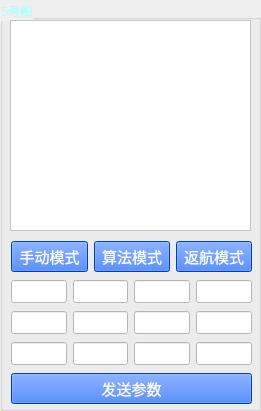
   <widget class="QGroupBox" name="groupBox_7">
    <property name="geometry">
     <rect>
      <x>1360</x>
      <y>10</y>
      <width>261</width>
      <height>411</height>
     </rect>
    </property>
    <property name="styleSheet">
     <string notr="true">color: rgb(170, 255, 255);</string>
    </property>
    <property name="title">
     <string>5号船</string>
    </property>
    <widget class="QTextBrowser" name="text_5">
     <property name="geometry">
      <rect>
       <x>10</x>
       <y>20</y>
       <width>241</width>
       <height>211</height>
      </rect>
     </property>
     <property name="font">
      <font>
       <family>黑体</family>
       <pointsize>8</pointsize>
      </font>
     </property>
     <property name="styleSheet">
      <string notr="true">background-color: rgb(255, 255, 255);
color: rgb(0, 0, 0);</string>
     </property>
    </widget>
    <widget class="QWidget" name="layoutWidget">
     <property name="geometry">
      <rect>
       <x>11</x>
       <y>239</y>
       <width>241</width>
       <height>169</height>
      </rect>
     </property>
     <layout class="QVBoxLayout" name="verticalLayout_6">
      <item>
       <layout class="QHBoxLayout" name="horizontalLayout_21">
        <item>
         <widget class="QPushButton" name="manul_5">
          <property name="font">
           <font>
            <family>黑体</family>
            <pointsize>11</pointsize>
           </font>
          </property>
          <property name="styleSheet">
           <string notr="true">color: rgb(255, 255, 255);
background-color: rgb(0, 85, 255);</string>
          </property>
          <property name="text">
           <string>手动模式</string>
          </property>
         </widget>
        </item>
        <item>
         <widget class="QPushButton" name="guided_5">
          <property name="font">
           <font>
            <family>黑体</family>
            <pointsize>11</pointsize>
           </font>
          </property>
          <property name="styleSheet">
           <string notr="true">color: rgb(255, 255, 255);
background-color: rgb(0, 85, 255);</string>
          </property>
          <property name="text">
           <string>算法模式</string>
          </property>
         </widget>
        </item>
        <item>
         <widget class="QPushButton" name="RTL_5">
          <property name="font">
           <font>
            <family>黑体</family>
            <pointsize>11</pointsize>
           </font>
          </property>
          <property name="styleSheet">
           <string notr="true">color: rgb(255, 255, 255);
background-color: rgb(0, 85, 255);</string>
          </property>
          <property name="text">
           <string>返航模式</string>
          </property>
         </widget>
        </item>
       </layout>
      </item>
      <item>
       <layout class="QHBoxLayout" name="horizontalLayout_22">
        <item>
         <widget class="QLineEdit" name="pa0_5">
          <property name="font">
           <font>
            <family>Times New Roman</family>
            <pointsize>10</pointsize>
            <weight>75</weight>
            <bold>true</bold>
           </font>
          </property>
          <property name="styleSheet">
           <string notr="true">background-color: rgb(255, 255, 255);
color: rgb(0, 0, 0);</string>
          </property>
         </widget>
        </item>
        <item>
         <widget class="QLineEdit" name="pa1_5">
          <property name="font">
           <font>
            <family>Times New Roman</family>
            <pointsize>10</pointsize>
            <weight>75</weight>
            <bold>true</bold>
           </font>
          </property>
          <property name="styleSheet">
           <string notr="true">background-color: rgb(255, 255, 255);
color: rgb(0, 0, 0);</string>
          </property>
         </widget>
        </item>
        <item>
         <widget class="QLineEdit" name="pa2_5">
          <property name="font">
           <font>
            <family>Times New Roman</family>
            <pointsize>10</pointsize>
            <weight>75</weight>
            <bold>true</bold>
           </font>
          </property>
          <property name="styleSheet">
           <string notr="true">background-color: rgb(255, 255, 255);
color: rgb(0, 0, 0);</string>
          </property>
         </widget>
        </item>
        <item>
         <widget class="QLineEdit" name="pa3_5">
          <property name="font">
           <font>
            <family>Times New Roman</family>
            <pointsize>10</pointsize>
            <weight>75</weight>
            <bold>true</bold>
           </font>
          </property>
          <property name="styleSheet">
           <string notr="true">background-color: rgb(255, 255, 255);
color: rgb(0, 0, 0);</string>
          </property>
         </widget>
        </item>
       </layout>
      </item>
      <item>
       <layout class="QHBoxLayout" name="horizontalLayout_23">
        <item>
         <widget class="QLineEdit" name="pa4_5">
          <property name="font">
           <font>
            <family>Times New Roman</family>
            <pointsize>10</pointsize>
            <weight>75</weight>
            <bold>true</bold>
           </font>
          </property>
          <property name="styleSheet">
           <string notr="true">background-color: rgb(255, 255, 255);
color: rgb(0, 0, 0);</string>
          </property>
         </widget>
        </item>
        <item>
         <widget class="QLineEdit" name="pa5_5">
          <property name="font">
           <font>
            <family>Times New Roman</family>
            <pointsize>10</pointsize>
            <weight>75</weight>
            <bold>true</bold>
           </font>
          </property>
          <property name="styleSheet">
           <string notr="true">background-color: rgb(255, 255, 255);
color: rgb(0, 0, 0);</string>
          </property>
         </widget>
        </item>
        <item>
         <widget class="QLineEdit" name="pa6_5">
          <property name="font">
           <font>
            <family>Times New Roman</family>
            <pointsize>10</pointsize>
            <weight>75</weight>
            <bold>true</bold>
           </font>
          </property>
          <property name="styleSheet">
           <string notr="true">background-color: rgb(255, 255, 255);
color: rgb(0, 0, 0);</string>
          </property>
         </widget>
        </item>
        <item>
         <widget class="QLineEdit" name="pa7_5">
          <property name="font">
           <font>
            <family>Times New Roman</family>
            <pointsize>10</pointsize>
            <weight>75</weight>
            <bold>true</bold>
           </font>
          </property>
          <property name="styleSheet">
           <string notr="true">background-color: rgb(255, 255, 255);
color: rgb(0, 0, 0);</string>
          </property>
         </widget>
        </item>
       </layout>
      </item>
      <item>
       <layout class="QHBoxLayout" name="horizontalLayout_24">
        <item>
         <widget class="QLineEdit" name="pa8_5">
          <property name="font">
           <font>
            <family>Times New Roman</family>
            <pointsize>10</pointsize>
            <weight>75</weight>
            <bold>true</bold>
           </font>
          </property>
          <property name="styleSheet">
           <string notr="true">background-color: rgb(255, 255, 255);
color: rgb(0, 0, 0);</string>
          </property>
         </widget>
        </item>
        <item>
         <widget class="QLineEdit" name="pa9_5">
          <property name="font">
           <font>
            <family>Times New Roman</family>
            <pointsize>10</pointsize>
            <weight>75</weight>
            <bold>true</bold>
           </font>
          </property>
          <property name="styleSheet">
           <string notr="true">background-color: rgb(255, 255, 255);
color: rgb(0, 0, 0);</string>
          </property>
         </widget>
        </item>
        <item>
         <widget class="QLineEdit" name="pa10_5">
          <property name="font">
           <font>
            <family>Times New Roman</family>
            <pointsize>10</pointsize>
            <weight>75</weight>
            <bold>true</bold>
           </font>
          </property>
          <property name="styleSheet">
           <string notr="true">background-color: rgb(255, 255, 255);
color: rgb(0, 0, 0);</string>
          </property>
         </widget>
        </item>
        <item>
         <widget class="QLineEdit" name="pa11_5">
          <property name="font">
           <font>
            <family>Times New Roman</family>
            <pointsize>10</pointsize>
            <weight>75</weight>
            <bold>true</bold>
           </font>
          </property>
          <property name="styleSheet">
           <string notr="true">background-color: rgb(255, 255, 255);
color: rgb(0, 0, 0);</string>
          </property>
         </widget>
        </item>
       </layout>
      </item>
      <item>
       <widget class="QPushButton" name="set_5">
        <property name="font">
         <font>
          <family>黑体</family>
          <pointsize>11</pointsize>
         </font>
        </property>
        <property name="styleSheet">
         <string notr="true">color: rgb(255, 255, 255);
background-color: rgb(0, 85, 255);</string>
        </property>
        <property name="text">
         <string>发送参数</string>
        </property>
       </widget>
      </item>
     </layout>
    </widget>
   </widget>
